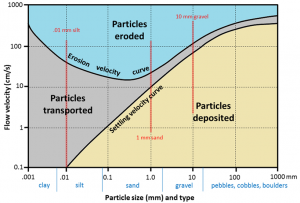
#> input picture Reference/hulstrom.png, 300 x 203 px
$ jupyter execute --allow-errors Study.ipynb
#> lines starting #> are read from the running program, lines starting #| are printed output that depends on the picture
[cell 1]
import cairo
import numpy as np
from noise import snoise2, snoise4
from matplotlib import pyplot as plt
from PIL import Image
from enum import Enum
from scipy import ndimage
import math
import time

[cell 2]
'''generate an array filled with smooth noise and display it'''
_MAXX_ = 100
_MAXY_ = 100
arrayShape = (_MAXX_,_MAXY_)
smoothNoise = np.zeros(arrayShape)

#> (the rest of this cell did not finish here and is left out)

[cell 3]
'''
https://opentextbc.ca/geology/chapter/13-3-stream-erosion-and-deposition/

Particle size of the sediment and the slope of the terrain effect the rate of deposition and erosion.
This had led me to assume this formula:
Δelevation = g(slope * ∑a fa( grainSizea))
The change in elevation is a function of the product of slope and a sum of all the functions of each grainsize.
'''
img = np.asarray(Image.open('./Reference/hulstrom.png'))
#> img is the input picture: shape (203, 300, 4); mean R, G, B, A 208.3, 215.5, 203.3, 255
imgShape = img.shape
#> imgShape = (203, 300, 4)
ex = (0, imgShape[1], 0, imgShape[0])
#> ex = (0, 300, 0, 203)
plt.imshow(img, extent=ex, aspect='equal')

[cell 4]
'''
The grain size of the sediment defines whether the terrain is silt, clay, pebbles, boulders...

https://geologyistheway.com/sedimentary/grain-size/
'''
img = np.asarray(Image.open('./Reference/sedimentSize.jpg'))
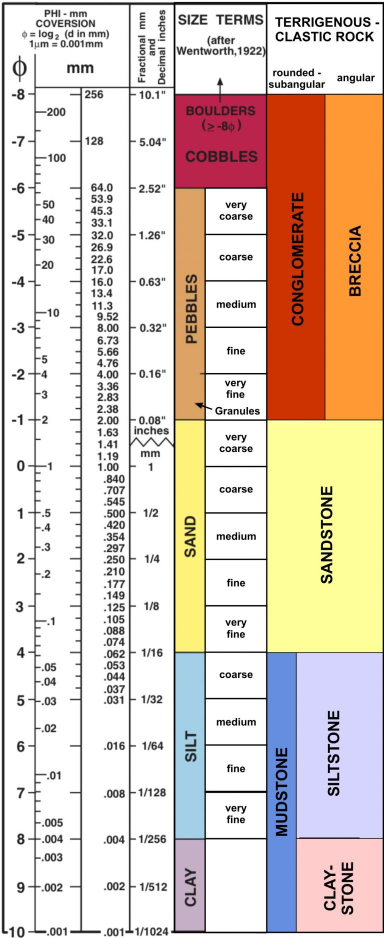
#> input picture Reference/sedimentSize.jpg, 768 x 1876 px (shown at 1/2 size)
#> img is the input picture: shape (1876, 768, 3); mean R, G, B 221.1, 204.3, 191
imgShape = img.shape
#> imgShape = (1876, 768, 3)
ex = (0, imgShape[1], 0, imgShape[0])
#> ex = (0, 768, 0, 1876)
plt.imshow(img, extent=ex, aspect='equal')

[cell 5]
'''
Easy to quickly model with three sizes, then to display RGB as those three sediment sizes...
'''
_MAXX_ = 200
_MAXY_ = 200

class GrainData():
    ##millimeters
    particleSize = 1.0

    def __init__ (self, particleSize):
        self.particleSize = particleSize


SedimentGrain = Enum('SedimentGrain', ['Clay', 'Silt', 'Sand', 'Gravel', 'Pebbles'])

SedimentData = {
    SedimentGrain.Clay : GrainData(0.01),
    SedimentGrain.Sand : GrainData(1.0),
    SedimentGrain.Pebbles : GrainData(100.0)
}

arrayShape = (_MAXX_,_MAXY_, 3)
sediment = np.zeros(arrayShape)

def getSediment(x, y, z = 0, grain = SedimentGrain.Clay):
    ##sediment placement is a smooth noise function
    no = ((snoise4(x / 100.0, y / 100.0, 100 * grain.value, z / 100, 4) + 1.0) / 2.0)

    ## add some stepping
    amountOfStepping = 20.0
    no = np.floor(no * amountOfStepping) / amountOfStepping

    return no

#> (the rest of this cell did not finish here and is left out)

[cell 6]
'''Now we need some terrain to start'''
arrayShape = (_MAXX_,_MAXY_)
heightMap = np.zeros(arrayShape)

#> (the rest of this cell did not finish here and is left out)

[cell 7]
'''The terrain will need some water to start'''
waterMap = np.zeros(arrayShape)
'''
for y in range(arrayShape[1]):
    for x in range(arrayShape[0]):
        waterMap[x, y] = (snoise2(x / 1.0, y / 1.0, 16) + 1.0) / 2.0
'''
waterMap = np.random.rand(_MAXX_, _MAXY_)
plt.imshow(waterMap, cmap='Blues')
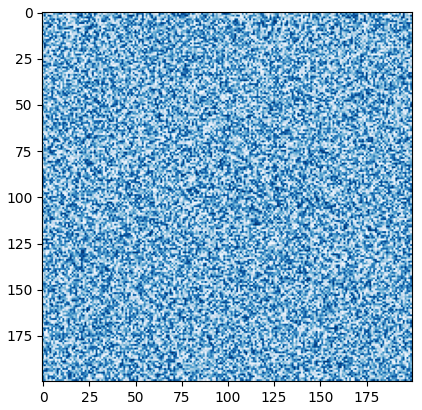
#> figure drawn by matplotlib, 1 panel

[cell 8]
'''quick way to calc delta y on the height map?
'''
t1 = time.clock_gettime_ns(time.CLOCK_REALTIME)

for i in range(1000):
    a = ndimage.sobel(heightMap, axis = 0)

t2 = time.clock_gettime_ns(time.CLOCK_REALTIME)

plt.imshow(a, cmap='jet')
print((t2 - t1) / 1000000.0)
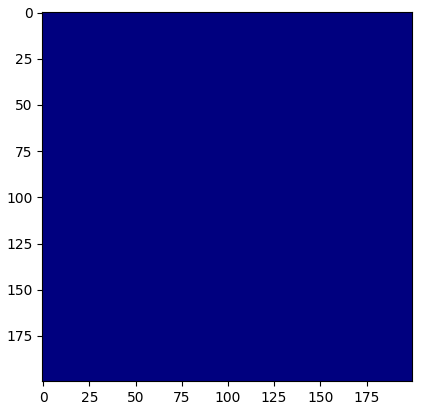
#> figure drawn by matplotlib, 1 panel

[cell 9]
t1 = time.clock_gettime_ns(time.CLOCK_REALTIME)

for i in range(1000):
    a = heightMap - np.roll(heightMap, 1, 0)

t2 = time.clock_gettime_ns(time.CLOCK_REALTIME)

plt.imshow(a, cmap='jet')
print((t2 - t1) / 1000000.0)

[cell 10]
'''angle of slope map
'''
a = (ndimage.sobel(heightMap, axis = 0))
b = (ndimage.sobel(heightMap, axis = 1))

c = np.zeros((_MAXX_, _MAXY_))

for y in range(_MAXY_):
    for x in range(_MAXX_):
        c[x, y] = (np.arctan2(a, b)[x,y] / (2.0 * math.pi) )

c = (c + 1.0) / 2.0

[cell 11]
plt.subplot()
plt.imshow(c, cmap='jet')

plt.subplots_adjust(bottom=0.1, right=0.8, top=0.9)
cax = plt.axes((0.04, 0.25, 0.04, 0.4))
plt.colorbar(cax=cax, cmap='jet')

plt.show()
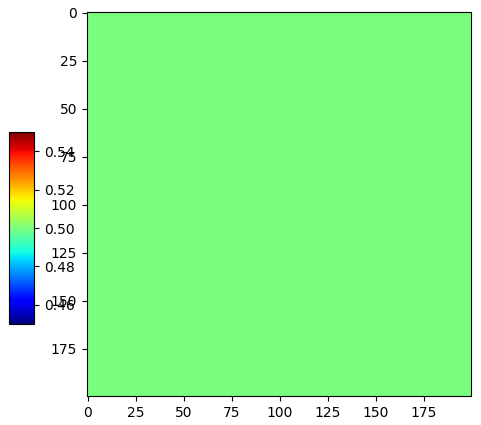
#> figure drawn by matplotlib, 2 panels
'''
Angle (orientation to north) of Slope Map (0 pi - 2 pi)
'''
